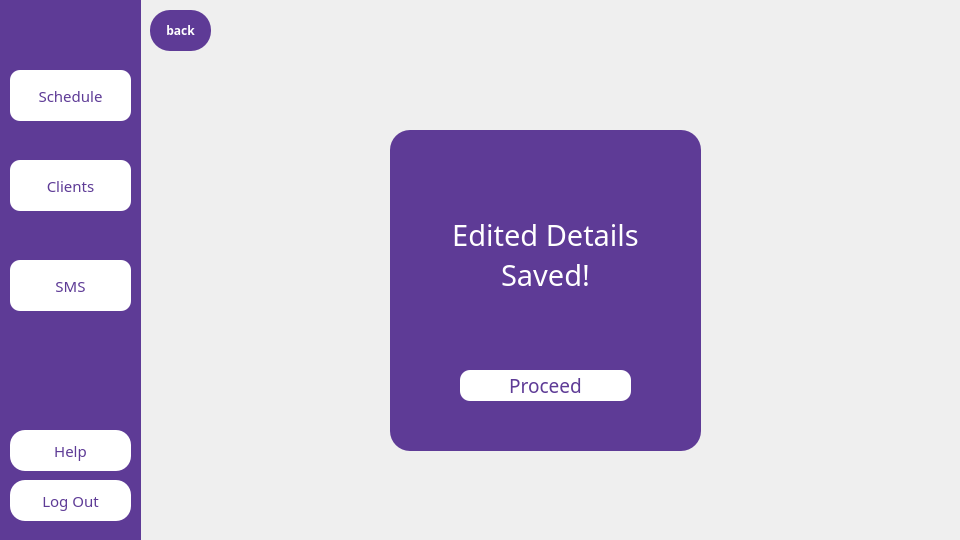
<?xml version="1.0" encoding="UTF-8"?>
<ui version="4.0">
 <class>MainWindow</class>
 <widget class="QMainWindow" name="MainWindow">
  <property name="geometry">
   <rect>
    <x>0</x>
    <y>0</y>
    <width>960</width>
    <height>540</height>
   </rect>
  </property>
  <property name="windowTitle">
   <string>MainWindow</string>
  </property>
  <widget class="QWidget" name="centralwidget">
   <widget class="QLabel" name="label_12">
    <property name="geometry">
     <rect>
      <x>0</x>
      <y>10</y>
      <width>141</width>
      <height>41</height>
     </rect>
    </property>
    <property name="text">
     <string/>
    </property>
    <property name="pixmap">
     <pixmap>../logos/logog.jpg</pixmap>
    </property>
    <property name="scaledContents">
     <bool>true</bool>
    </property>
   </widget>
   <widget class="QLabel" name="BGviolet">
    <property name="geometry">
     <rect>
      <x>0</x>
      <y>0</y>
      <width>141</width>
      <height>541</height>
     </rect>
    </property>
    <property name="styleSheet">
     <string notr="true">QLabel
{
background: #5e3b96;
}</string>
    </property>
    <property name="text">
     <string/>
    </property>
   </widget>
   <widget class="QPushButton" name="schedule">
    <property name="geometry">
     <rect>
      <x>10</x>
      <y>70</y>
      <width>121</width>
      <height>51</height>
     </rect>
    </property>
    <property name="font">
     <font>
      <family>Arial Black</family>
      <pointsize>11</pointsize>
     </font>
    </property>
    <property name="styleSheet">
     <string notr="true">QPushButton
{
background-color:white ;
color:#5e3b96;
 border-radius:10px;
}</string>
    </property>
    <property name="text">
     <string>Schedule</string>
    </property>
   </widget>
   <widget class="QPushButton" name="clients">
    <property name="geometry">
     <rect>
      <x>10</x>
      <y>160</y>
      <width>121</width>
      <height>51</height>
     </rect>
    </property>
    <property name="font">
     <font>
      <family>Arial Black</family>
      <pointsize>11</pointsize>
     </font>
    </property>
    <property name="styleSheet">
     <string notr="true">QPushButton
{
background-color:white ;
color:#5e3b96;
 border-radius:10px;
}</string>
    </property>
    <property name="text">
     <string>Clients</string>
    </property>
   </widget>
   <widget class="QPushButton" name="SMS">
    <property name="geometry">
     <rect>
      <x>10</x>
      <y>260</y>
      <width>121</width>
      <height>51</height>
     </rect>
    </property>
    <property name="font">
     <font>
      <family>Arial Black</family>
      <pointsize>11</pointsize>
     </font>
    </property>
    <property name="styleSheet">
     <string notr="true">QPushButton
{
background-color:white ;
color:#5e3b96;
 border-radius:10px;
}</string>
    </property>
    <property name="text">
     <string>SMS</string>
    </property>
   </widget>
   <widget class="QPushButton" name="help">
    <property name="geometry">
     <rect>
      <x>10</x>
      <y>430</y>
      <width>121</width>
      <height>41</height>
     </rect>
    </property>
    <property name="font">
     <font>
      <family>Arial Black</family>
      <pointsize>11</pointsize>
     </font>
    </property>
    <property name="styleSheet">
     <string notr="true">QPushButton
{
background-color:white ;
color:#5e3b96;
 border-radius:15px;
}</string>
    </property>
    <property name="text">
     <string>Help</string>
    </property>
   </widget>
   <widget class="QPushButton" name="log_out">
    <property name="geometry">
     <rect>
      <x>10</x>
      <y>480</y>
      <width>121</width>
      <height>41</height>
     </rect>
    </property>
    <property name="font">
     <font>
      <family>Arial Black</family>
      <pointsize>11</pointsize>
     </font>
    </property>
    <property name="styleSheet">
     <string notr="true">QPushButton
{
background-color:white ;
color:#5e3b96;
 border-radius:15px;
}</string>
    </property>
    <property name="text">
     <string>Log Out</string>
    </property>
   </widget>
   <widget class="QLabel" name="BGviolet_2">
    <property name="geometry">
     <rect>
      <x>390</x>
      <y>130</y>
      <width>311</width>
      <height>321</height>
     </rect>
    </property>
    <property name="styleSheet">
     <string notr="true">QLabel
{
background: #5e3b96;
border-radius:20px;
}</string>
    </property>
    <property name="text">
     <string/>
    </property>
   </widget>
   <widget class="QPushButton" name="back">
    <property name="geometry">
     <rect>
      <x>150</x>
      <y>10</y>
      <width>61</width>
      <height>41</height>
     </rect>
    </property>
    <property name="font">
     <font>
      <family>Arial Black</family>
      <bold>true</bold>
     </font>
    </property>
    <property name="styleSheet">
     <string notr="true">QPushButton
{
background-color: #5e3b96;
color:white;
 border-radius:20px;
}</string>
    </property>
    <property name="text">
     <string>back</string>
    </property>
   </widget>
   <widget class="QPushButton" name="booknow1">
    <property name="geometry">
     <rect>
      <x>460</x>
      <y>370</y>
      <width>171</width>
      <height>31</height>
     </rect>
    </property>
    <property name="font">
     <font>
      <family>Arial Black</family>
      <pointsize>14</pointsize>
     </font>
    </property>
    <property name="styleSheet">
     <string notr="true">QPushButton
{
background-color:white;
color:#5e3b96;
border-radius:10px;
}</string>
    </property>
    <property name="text">
     <string>Proceed</string>
    </property>
   </widget>
   <widget class="QLabel" name="numofsessions">
    <property name="geometry">
     <rect>
      <x>390</x>
      <y>200</y>
      <width>311</width>
      <height>111</height>
     </rect>
    </property>
    <property name="font">
     <font>
      <family>Arial Black</family>
      <pointsize>20</pointsize>
     </font>
    </property>
    <property name="layoutDirection">
     <enum>Qt::LayoutDirection::LeftToRight</enum>
    </property>
    <property name="styleSheet">
     <string notr="true">QLabel
{
color:white;
}</string>
    </property>
    <property name="text">
     <string>&lt;html&gt;&lt;head/&gt;&lt;body&gt;&lt;p align=&quot;center&quot;&gt;&lt;span style=&quot; font-size:22pt;&quot;&gt;Edited Details&lt;br/&gt;Saved!&lt;/span&gt;&lt;/p&gt;&lt;/body&gt;&lt;/html&gt;</string>
    </property>
    <property name="scaledContents">
     <bool>true</bool>
    </property>
    <property name="alignment">
     <set>Qt::AlignmentFlag::AlignLeading|Qt::AlignmentFlag::AlignLeft|Qt::AlignmentFlag::AlignVCenter</set>
    </property>
   </widget>
   <zorder>BGviolet</zorder>
   <zorder>label_12</zorder>
   <zorder>schedule</zorder>
   <zorder>clients</zorder>
   <zorder>SMS</zorder>
   <zorder>help</zorder>
   <zorder>log_out</zorder>
   <zorder>BGviolet_2</zorder>
   <zorder>back</zorder>
   <zorder>booknow1</zorder>
   <zorder>numofsessions</zorder>
  </widget>
 </widget>
 <resources/>
 <connections/>
</ui>
